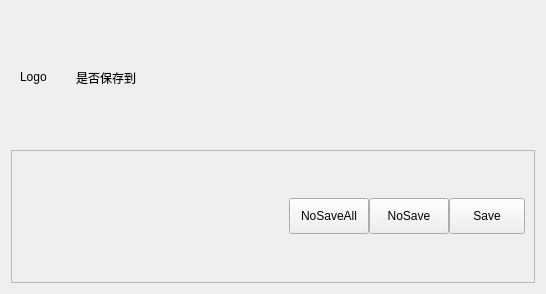
<?xml version="1.0" encoding="UTF-8"?>
<ui version="4.0">
 <class>SaveDocDialogContent</class>
 <widget class="QWidget" name="SaveDocDialogContent">
  <property name="geometry">
   <rect>
    <x>0</x>
    <y>0</y>
    <width>546</width>
    <height>294</height>
   </rect>
  </property>
  <property name="windowTitle">
   <string/>
  </property>
  <layout class="QVBoxLayout" name="verticalLayout">
   <item>
    <widget class="QFrame" name="frameTxt">
     <property name="frameShape">
      <enum>QFrame::NoFrame</enum>
     </property>
     <layout class="QGridLayout" name="gridLayout_2">
      <item row="0" column="0">
       <layout class="QHBoxLayout" name="hBoxTxt">
        <property name="spacing">
         <number>0</number>
        </property>
        <property name="leftMargin">
         <number>0</number>
        </property>
        <property name="topMargin">
         <number>0</number>
        </property>
        <property name="rightMargin">
         <number>0</number>
        </property>
        <property name="bottomMargin">
         <number>0</number>
        </property>
        <item>
         <widget class="QLabel" name="iconLabel">
          <property name="sizePolicy">
           <sizepolicy hsizetype="Fixed" vsizetype="Fixed">
            <horstretch>0</horstretch>
            <verstretch>0</verstretch>
           </sizepolicy>
          </property>
          <property name="minimumSize">
           <size>
            <width>56</width>
            <height>56</height>
           </size>
          </property>
          <property name="text">
           <string>Logo</string>
          </property>
         </widget>
        </item>
        <item>
         <widget class="QLabel" name="textLabel">
          <property name="text">
           <string>是否保存到</string>
          </property>
         </widget>
        </item>
       </layout>
      </item>
     </layout>
    </widget>
   </item>
   <item>
    <widget class="QFrame" name="frameBtn">
     <property name="frameShape">
      <enum>QFrame::StyledPanel</enum>
     </property>
     <property name="frameShadow">
      <enum>QFrame::Raised</enum>
     </property>
     <layout class="QGridLayout" name="gridLayout">
      <item row="0" column="1">
       <layout class="QHBoxLayout" name="hBoxBtn">
        <property name="spacing">
         <number>0</number>
        </property>
        <item>
         <widget class="QPushButton" name="noSaveAllBtn">
          <property name="sizePolicy">
           <sizepolicy hsizetype="Fixed" vsizetype="Fixed">
            <horstretch>0</horstretch>
            <verstretch>0</verstretch>
           </sizepolicy>
          </property>
          <property name="maximumSize">
           <size>
            <width>118</width>
            <height>36</height>
           </size>
          </property>
          <property name="text">
           <string>NoSaveAll</string>
          </property>
         </widget>
        </item>
        <item>
         <widget class="QPushButton" name="noSaveBtn">
          <property name="sizePolicy">
           <sizepolicy hsizetype="Fixed" vsizetype="Fixed">
            <horstretch>0</horstretch>
            <verstretch>0</verstretch>
           </sizepolicy>
          </property>
          <property name="maximumSize">
           <size>
            <width>90</width>
            <height>36</height>
           </size>
          </property>
          <property name="text">
           <string>NoSave</string>
          </property>
         </widget>
        </item>
        <item>
         <widget class="QPushButton" name="saveBtn">
          <property name="sizePolicy">
           <sizepolicy hsizetype="Fixed" vsizetype="Fixed">
            <horstretch>0</horstretch>
            <verstretch>0</verstretch>
           </sizepolicy>
          </property>
          <property name="maximumSize">
           <size>
            <width>76</width>
            <height>36</height>
           </size>
          </property>
          <property name="text">
           <string>Save</string>
          </property>
         </widget>
        </item>
       </layout>
      </item>
      <item row="0" column="0">
       <spacer name="horizontalSpacer">
        <property name="orientation">
         <enum>Qt::Horizontal</enum>
        </property>
        <property name="sizeHint" stdset="0">
         <size>
          <width>40</width>
          <height>20</height>
         </size>
        </property>
       </spacer>
      </item>
     </layout>
    </widget>
   </item>
  </layout>
 </widget>
 <resources/>
 <connections/>
</ui>
